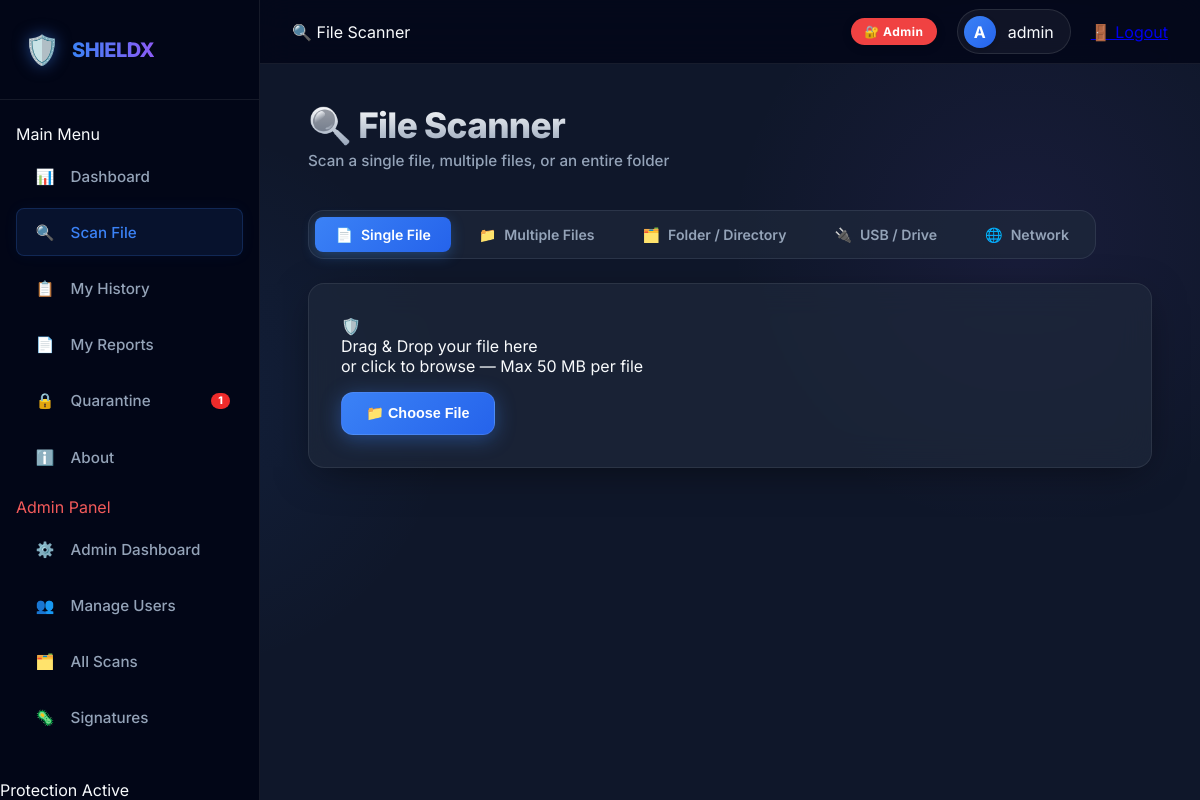
Page /scan (signed in) on the committed database.
### web/models.py (models this page shows, shortened)
class User(UserMixin, db.Model):
    __tablename__ = "users"
    id            = db.Column(db.Integer, primary_key=True)
    username      = db.Column(db.String(80),  unique=True, nullable=False)
    email         = db.Column(db.String(120), unique=True, nullable=False)
    password_hash = db.Column(db.String(256), nullable=False)
    role          = db.Column(db.String(20), default="student")  # student | staff | admin
    is_active     = db.Column(db.Boolean, default=True)
    created_at    = db.Column(db.DateTime, default=datetime.utcnow)
    @property
    def is_admin(self) -> bool:
        return self.role == "admin"
    @property
    def role_label(self) -> str:
        return {"student": "🎓 Student", "staff": "👔 Staff", "admin": "🔐 Admin"}.get(self.role, self.role)
    @property
    def role_color(self) -> str:
        return {
            "student": "hsl(213,94%,60%)",
            "staff":   "hsl(142,71%,45%)",
            "admin":   "hsl(0,85%,60%)",
        }.get(self.role, "var(--text-muted)")

### web/app.py (the view)
    @main.route("/scan")
    @login_required
    def scan_page():
        return render_template("scan.html")

### web/quarantine.py (called while the page is built)
def _load() -> list:
    if not _INDEX_FILE or not os.path.exists(_INDEX_FILE):
        return []
    try:
        with open(_INDEX_FILE, "r") as f:
            return json.load(f)
    except Exception:
        return []

def get_all(user_id: int = None, admin: bool = False) -> list:
    index = _load()
    if admin:
        return index
    if user_id is not None:
        return [e for e in index if e.get("user_id") == user_id]
    return []

### web/templates/scan.html (shortened to what this page needs)
{% extends "base.html" %}
{% block topbar_title %}🔍 File Scanner{% endblock %}
{% block content %}
<div class="page-header">
    <div>
        <h1 class="page-title">🔍 File Scanner</h1>
        <p class="page-subtitle">Scan a single file, multiple files, or an entire folder</p>
    </div>
</div>
<div class="scan-tabs">
    <button class="scan-tab active" onclick="switchTab('single', this)">
        <span>📄</span> Single File
    </button>
    <button class="scan-tab" onclick="switchTab('multi', this)">
        <span>📁</span> Multiple Files
    </button>
    <button class="scan-tab" onclick="switchTab('folder', this)">
        <span>🗂️</span> Folder / Directory
    </button>
    <button class="scan-tab" onclick="switchTab('drive', this)" id="tab-btn-drive">
        <span>🔌</span> USB / Drive
    </button>
    <button class="scan-tab" onclick="switchTab('network', this)" id="tab-btn-network">
        <span>🌐</span> Network
    </button>
</div>
<div id="tab-single" class="tab-content active-tab">
    <div class="glass-card" style="margin-bottom: 1.5rem;">
        <div id="drop-zone" class="drop-zone">
            <div class="drop-zone-icon">🛡️</div>
            <p class="drop-zone-title">Drag & Drop your file here</p>
            <p class="drop-zone-sub">or click to browse — Max 50 MB per file</p>
            <button class="btn btn-primary" style="margin-top:1rem;"
                onclick="document.getElementById('file-input').click()">
                📁 Choose File
            </button>
        </div>
    </div>
</div>
{% endblock %}

### web/templates/base.html (shortened to what this page needs)
<!DOCTYPE html>
<html lang="en">
<head>
    <link rel="stylesheet" href="{{ url_for('static', filename='css/style.css') }}">
</head>
<body>
    <aside class="sidebar">
        <div class="sidebar-brand">
            <span class="brand-icon">🛡️</span>
            <span class="brand-text">SHIELDX</span>
        </div>
        <nav class="sidebar-nav">
            <p class="nav-section-label">Main Menu</p>
            <a href="{{ url_for('main.index') }}"
                class="nav-item {% if request.endpoint == 'main.index' %}active{% endif %}">
                <span class="nav-icon">📊</span><span>Dashboard</span>
            </a>
            <a href="{{ url_for('main.scan_page') }}"
                class="nav-item {% if request.endpoint == 'main.scan_page' %}active{% endif %}">
                <span class="nav-icon">🔍</span><span>Scan File</span>
            </a>
            <a href="{{ url_for('main.history_page') }}"
                class="nav-item {% if request.endpoint == 'main.history_page' %}active{% endif %}">
                <span class="nav-icon">📋</span><span>My History</span>
            </a>
            <a href="{{ url_for('main.reports_page') }}"
                class="nav-item {% if request.endpoint == 'main.reports_page' %}active{% endif %}">
                <span class="nav-icon">📄</span><span>My Reports</span>
            </a>
            <a href="{{ url_for('main.quarantine_page') }}"
                class="nav-item {% if request.endpoint == 'main.quarantine_page' %}active{% endif %}"
                style="position:relative;">
                <span class="nav-icon">🔒</span><span>Quarantine</span>
                {% if quarantine_count > 0 %}
                <span style="
                    position:absolute; right:0.75rem; top:50%; transform:translateY(-50%);
                    background:hsl(0,85%,55%); color:#fff; font-size:0.65rem; font-weight:800;
                    padding:0.1rem 0.45rem; border-radius:99px; animation:pulse 2s infinite;
                ">{{ quarantine_count }}</span>
                {% endif %}
            </a>
            <a href="{{ url_for('main.about_page') }}"
                class="nav-item {% if request.endpoint == 'main.about_page' %}active{% endif %}">
                <span class="nav-icon">ℹ️</span><span>About</span>
            </a>
            {% if current_user.is_admin %}
            <p class="nav-section-label" style="color: hsl(0,85%,65%);">Admin Panel</p>
            <a href="{{ url_for('admin.dashboard') }}"
                class="nav-item nav-admin {% if request.endpoint == 'admin.dashboard' %}active{% endif %}">
                <span class="nav-icon">⚙️</span><span>Admin Dashboard</span>
            </a>
            <a href="{{ url_for('admin.users') }}"
                class="nav-item nav-admin {% if request.endpoint == 'admin.users' %}active{% endif %}">
                <span class="nav-icon">👥</span><span>Manage Users</span>
            </a>
            <a href="{{ url_for('admin.history') }}"
                class="nav-item nav-admin {% if request.endpoint == 'admin.history' %}active{% endif %}">
                <span class="nav-icon">🗂️</span><span>All Scans</span>
            </a>
            <a href="{{ url_for('admin.signatures') }}"
                class="nav-item nav-admin {% if request.endpoint == 'admin.signatures' %}active{% endif %}">
                <span class="nav-icon">🦠</span><span>Signatures</span>
            </a>
            {% endif %}
        </nav>
        <div class="sidebar-status">
            <span>Protection Active</span>
        </div>
    </aside>
    <header class="topbar">
        <div class="topbar-left">
            <span class="topbar-page">{% block topbar_title %}SHIELDX{% endblock %}</span>
        </div>
        <div class="topbar-right">
            <span class="role-pill" style="background:{{ current_user.role_color }}; color:white;">
                {{ current_user.role_label }}
            </span>
            <div class="user-chip">
                <div class="user-avatar-sm">{{ current_user.username[0] | upper }}</div>
                <span class="user-chip-name">{{ current_user.username }}</span>
            </div>
            <a href="{{ url_for('auth.logout') }}" class="topbar-logout">
                🚪 Logout
            </a>
        </div>
    </header>
    <main class="main-content">
        {% block content %}{% endblock %}
    </main>
</body>
</html>

### web/templates/scan.html (style rules this page uses)
.scan-tabs { display: flex; gap: 0.5rem; margin-bottom: 1.5rem; background: var(--bg-card); border: 1px solid var(--border); border-radius: var(--radius); padding: 0.4rem; width: fit-content; }
.scan-tab { display: flex; align-items: center; gap: 0.5rem; padding: 0.55rem 1.25rem; border-radius: var(--radius-sm); background: none; border: none; color: var(--text-muted); font-family: 'Inter', sans-serif; font-size: 0.88rem; font-weight: 600; cursor: pointer; transition: all 0.2s; }
.scan-tab.active { background: var(--gradient); color: white; box-shadow: 0 4px 14px hsl(213, 94%, 60%, 0.3); }

### rows in the picture
User: role_label "🔐 Admin", username "A", username "admin"

### other values in the picture
{{ quarantine_count }} "1"
